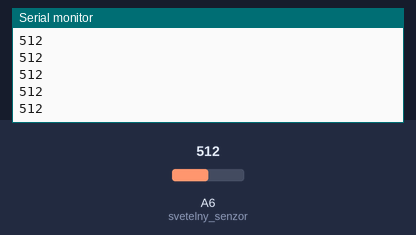
A sketch run on a simulated Arduino Nano, built with avr-gcc and run on an emulated ATmega328P. Shown: the last lines printed to the serial monitor. The test bench sets the inputs (shaded band); at power-on: A6 (svetelny_senzor) = 512.

Above: at 1.2 s.
1.3 s: A6 (svetelny_senzor) set to 716
At 1.68 s:
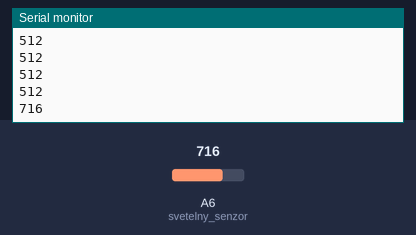
2.8 s: A6 (svetelny_senzor) set to 900
At 2.93 s:
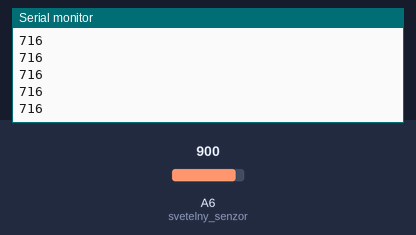
Timing chart, 0 to 5.8 s (numbered marks = the images above; inputs shaded):
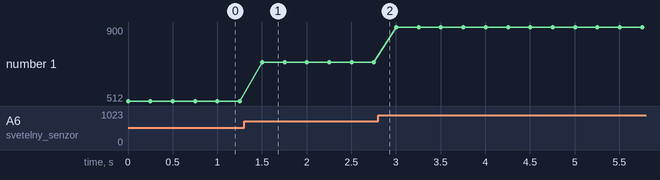

The sketch:

okolni_osvetleni.ino
```cpp
const unsigned int svetelny_senzor = A6;  // Senzor pripojen na pin A6
int val = 0;  // Promenna, do ktere se bude ukladat hodnota okolniho osvetleni

void setup() {
  Serial.begin(115200);
}

void loop() {
  val = analogRead(svetelny_senzor);  // Nacteni hodnoty na analogovem pinu, kde je pripojen senzor. Hodnota v rozsahu 0 - 1024
  Serial.println(val);  // Vypsani hodnoty na seriovou konzoli
  delay(250);
}
```

Measured:
- after the input at 1.3 s, the serial monitor: prints a new line after 0.20 s (image 1)
- plotted number 1: 512 → 716 after the input at 1.3 s, 716 → 900 after the input at 2.8 s
